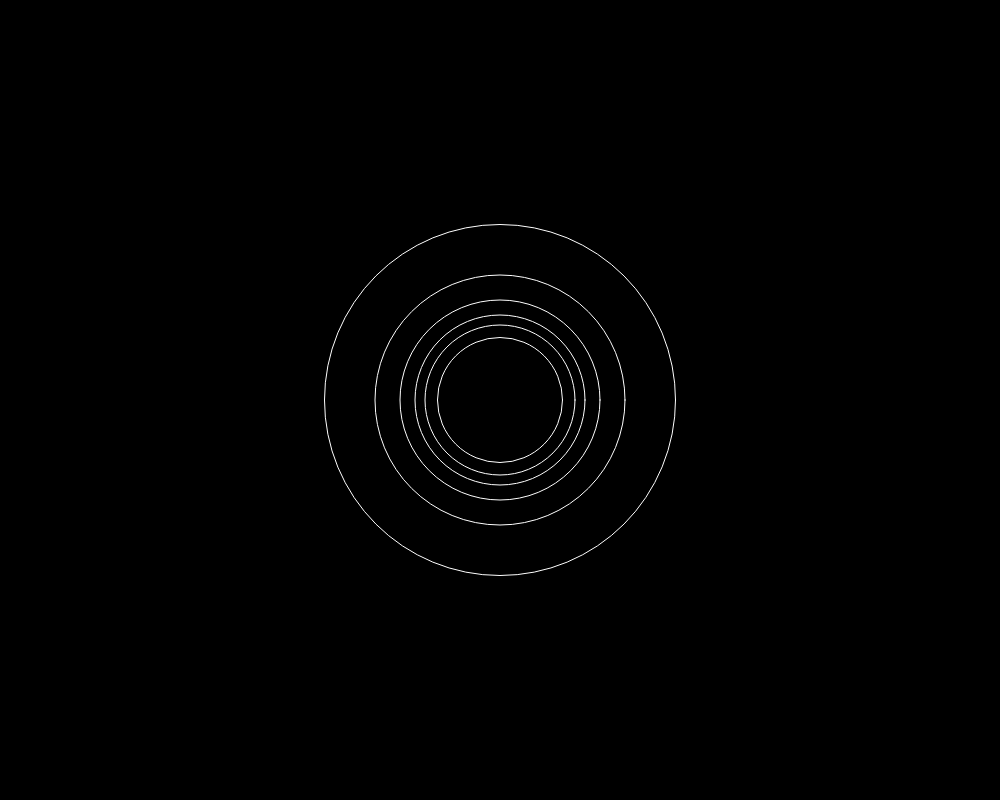
Frame 1 (no input)
Frame 60 (no input): identical to frame 1, image omitted
Frame 120 (the mouse pressed at the canvas centre since frame 60): identical to frame 1, image omitted

The p5.js sketch that drew this single still picture (run headless with seeded random() and noise() and a simulated clock; from frame 60 on, the mouse is pressed at the canvas centre):

// p5.js sketch
// ── sketch.js
let x = 500
let y = 400
let rs = [150, 250, 125, 170, 200, 351]

function setup() {
    createCanvas(1000, 800)
    background("black")
    noFill()
    stroke("white")
    for (let i = 0; i < rs.length; i++) {
        ellipse(x, y, rs[i]) 
    }

}


function draw() {

}
